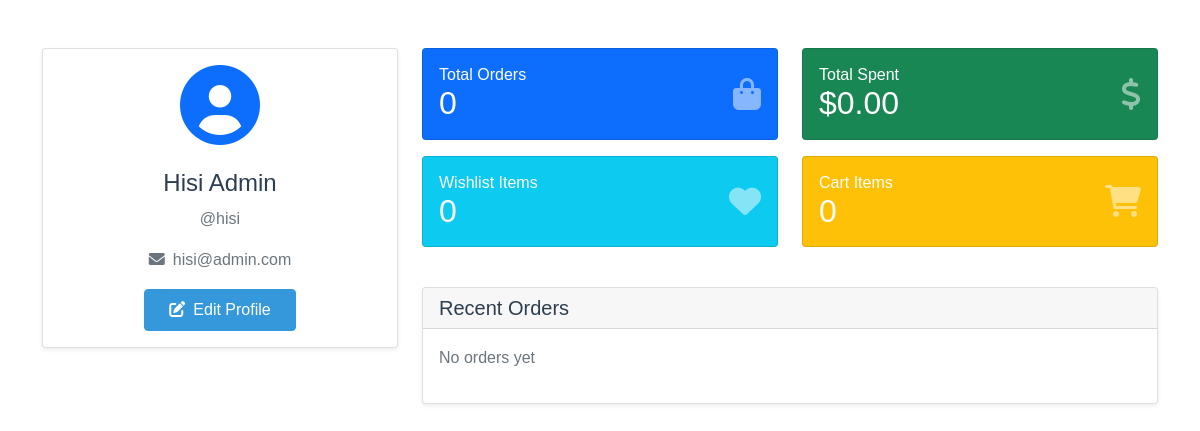
/profile.php (signed in), run on the app's committed database.
### tables this page shows
CREATE TABLE `users` (
  `id` int(11) NOT NULL,
  `username` varchar(50) NOT NULL,
  `full_name` varchar(100) NOT NULL,
  `email` varchar(100) NOT NULL,
  `password` varchar(255) NOT NULL,
  `role` enum('admin','customer') NOT NULL DEFAULT 'customer',
  `created_at` timestamp NOT NULL DEFAULT current_timestamp(),
  `updated_at` timestamp NOT NULL DEFAULT current_timestamp() ON UPDATE current_timestamp()
);

### profile.php (the view, shortened to what this page needs)
<?php
require_once 'config/database.php';
$stmt = $pdo->prepare("
    SELECT u.*,
    (SELECT COUNT(*) FROM orders WHERE user_id = u.id) as total_orders,
    (SELECT COUNT(*) FROM wishlist WHERE user_id = u.id) as total_wishlist,
    (SELECT COUNT(*) FROM cart WHERE user_id = u.id) as cart_items
    FROM users u
    WHERE u.id = ?
");
$stmt->execute([$_SESSION['user_id']]);
$user = $stmt->fetch();
$stmt = $pdo->prepare("
    SELECT SUM(total_amount) as total_spent
    FROM orders
    WHERE user_id = ? AND status = 'completed'
");
$stmt->execute([$_SESSION['user_id']]);
$total_spent = $stmt->fetchColumn();
?>
<!DOCTYPE html>
<html lang="en">
<head>
    <link href="https://cdn.jsdelivr.net/npm/bootstrap@5.1.3/dist/css/bootstrap.min.css" rel="stylesheet">
    <link rel="stylesheet" href="https://cdnjs.cloudflare.com/ajax/libs/font-awesome/6.0.0/css/all.min.css">
    <link rel="stylesheet" href="css/style.css">
</head>
<body>
    <div class="container py-5">
        <div class="row">
            <div class="col-md-4">
                <div class="card shadow-sm">
                    <div class="card-body text-center">
                        <div class="mb-4">
                            <i class="fas fa-user-circle fa-5x text-primary"></i>
                        </div>
                        <h4><?php echo htmlspecialchars($user['full_name']); ?></h4>
                        <p class="text-muted">@<?php echo htmlspecialchars($user['username']); ?></p>
                        <p class="text-muted">
                            <i class="fas fa-envelope me-2"></i><?php echo htmlspecialchars($user['email']); ?>
                        </p>
                        <a href="edit-profile.php" class="btn btn-primary">
                            <i class="fas fa-edit me-2"></i>Edit Profile
                        </a>
                    </div>
                </div>
            </div>
            <div class="col-md-8">
                <div class="row mb-4">
                    <div class="col-md-6 mb-3">
                        <div class="card bg-primary text-white">
                            <div class="card-body">
                                <div class="d-flex justify-content-between align-items-center">
                                    <div>
                                        <h6 class="mb-0">Total Orders</h6>
                                        <h2 class="mb-0"><?php echo $user['total_orders']; ?></h2>
                                    </div>
                                    <i class="fas fa-shopping-bag fa-2x opacity-50"></i>
                                </div>
                            </div>
                        </div>
                    </div>
                    <div class="col-md-6 mb-3">
                        <div class="card bg-success text-white">
                            <div class="card-body">
                                <div class="d-flex justify-content-between align-items-center">
                                    <div>
                                        <h6 class="mb-0">Total Spent</h6>
                                        <h2 class="mb-0">$<?php echo number_format($total_spent, 2); ?></h2>
                                    </div>
                                    <i class="fas fa-dollar-sign fa-2x opacity-50"></i>
                                </div>
                            </div>
                        </div>
                    </div>
                    <div class="col-md-6 mb-3">
                        <div class="card bg-info text-white">
                            <div class="card-body">
                                <div class="d-flex justify-content-between align-items-center">
                                    <div>
                                        <h6 class="mb-0">Wishlist Items</h6>
                                        <h2 class="mb-0"><?php echo $user['total_wishlist']; ?></h2>
                                    </div>
                                    <i class="fas fa-heart fa-2x opacity-50"></i>
                                </div>
                            </div>
                        </div>
                    </div>
                    <div class="col-md-6 mb-3">
                        <div class="card bg-warning text-white">
                            <div class="card-body">
                                <div class="d-flex justify-content-between align-items-center">
                                    <div>
                                        <h6 class="mb-0">Cart Items</h6>
                                        <h2 class="mb-0"><?php echo $user['cart_items']; ?></h2>
                                    </div>
                                    <i class="fas fa-shopping-cart fa-2x opacity-50"></i>
                                </div>
                            </div>
                        </div>
                    </div>
                </div>
                <div class="card shadow-sm">
                    <div class="card-header">
                        <h5 class="mb-0">Recent Orders</h5>
                    </div>
                    <div class="card-body">
                        <?php
                        $orderStmt = $pdo->prepare("
                            SELECT * FROM orders
                            WHERE user_id = ?
                            ORDER BY created_at DESC
                            LIMIT 5
                        ");
                        $orderStmt->execute([$_SESSION['user_id']]);
                        $recent_orders = $orderStmt->fetchAll();
                        if (empty($recent_orders)): ?>
                            <p class="text-muted">No orders yet</p>
                        <?php endif; ?>
                    </div>
                </div>
            </div>
        </div>
    </div>
</body>
</html>

### style.css (style rules this page uses)
:root { --primary-color: #2c3e50; --secondary-color: #3498db; --accent-color: #e74c3c; --text-color: #2c3e50; --light-gray: #ecf0f1; --white: #ffffff; --shadow: 0 2px 10px rgba(0,0,0,0.1); }
* { margin: 0; padding: 0; box-sizing: border-box; }
body { font-family: 'Poppins', sans-serif; color: var(--text-color); line-height: 1.6; }
.btn-primary { background-color: var(--secondary-color); border-color: var(--secondary-color); padding: 0.5rem 1.5rem; font-weight: 500; transition: all 0.3s ease; }

### data on the page
users: full_name "Hisi Admin", username "hisi", email "hisi@admin.com"

### other printed values
$user['total_orders'] "0"
$total_spent "0.00"
$user['total_wishlist'] "0"
$user['cart_items'] "0"
